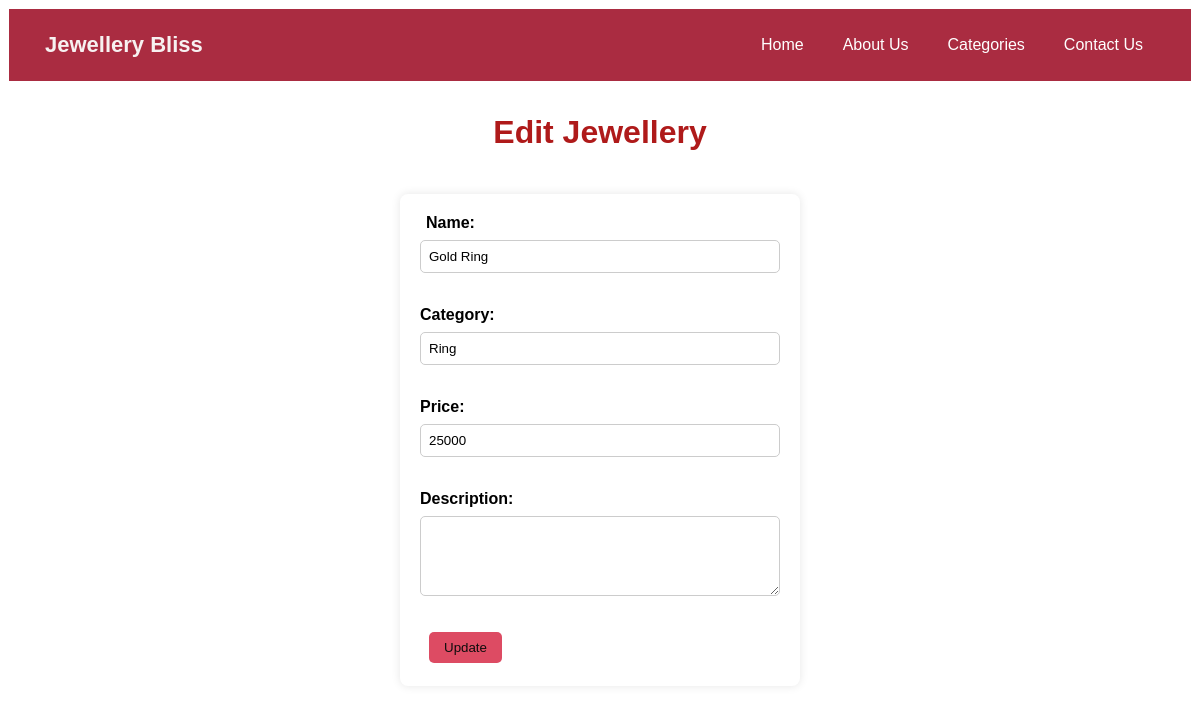
The page /edit.php?id=1 on the database its author committed.
### tables this page shows
CREATE TABLE `jewellery` (
  `id` int(11) NOT NULL,
  `name` varchar(100) DEFAULT NULL,
  `category` varchar(50) DEFAULT NULL,
  `price` int(11) DEFAULT NULL,
  `description` text DEFAULT NULL,
  `type` varchar(50) DEFAULT NULL,
  `image` varchar(255) NOT NULL
);

### edit.php (the view, shortened to what this page needs)
<?php
include 'db.php';
$id = $_GET['id'];
$result = mysqli_query($conn, "SELECT * FROM jewellery WHERE id=$id");
$row = mysqli_fetch_assoc($result);
?>
<?php include "navbar.php"; ?>
<h1>Edit Jewellery</h1>
<link rel="stylesheet" href="style.css">
<form method="post">
    <b>Name: <input type="text" name="name" value="<?php echo $row['name']; ?>"><br><br>
    Category: <input type="text" name="category" value="<?php echo $row['category']; ?>"><br><br>
    Price: <input type="number" name="price" value="<?php echo $row['price']; ?>"><br><br>
    Description:<br>
    <textarea name="description"><?php echo $row['description']; ?></textarea><br><br>
    <b><button name="update">Update</button>
</form>

### style.css (style rules this page uses)
* { margin: 3px; padding: 3px; box-sizing: border-box; font-family: Arial, sans-serif; }
h1,h2 { text-align: center; color: #af1a1a; margin-bottom: 20px; }
button, input[type="submit"] { background:rgb(221, 75, 99); color: rgb(14, 13, 13); padding: 8px 15px; border: none; border-radius: 5px; cursor: pointer; }
form { width: 400px; margin: 40px auto; background: white; padding: 20px; border-radius: 8px; box-shadow: 0 0 10px rgba(0,0,0,0.1); }
input[type="text"], input[type="number"], textarea { width: 100%; padding: 8px; margin: 8px 0 15px; border: 1px solid #ccc; border-radius: 5px; }
textarea { height: 80px; }

### rows shown on the page
jewellery: name "Gold Ring", category "Ring", price "25000"
